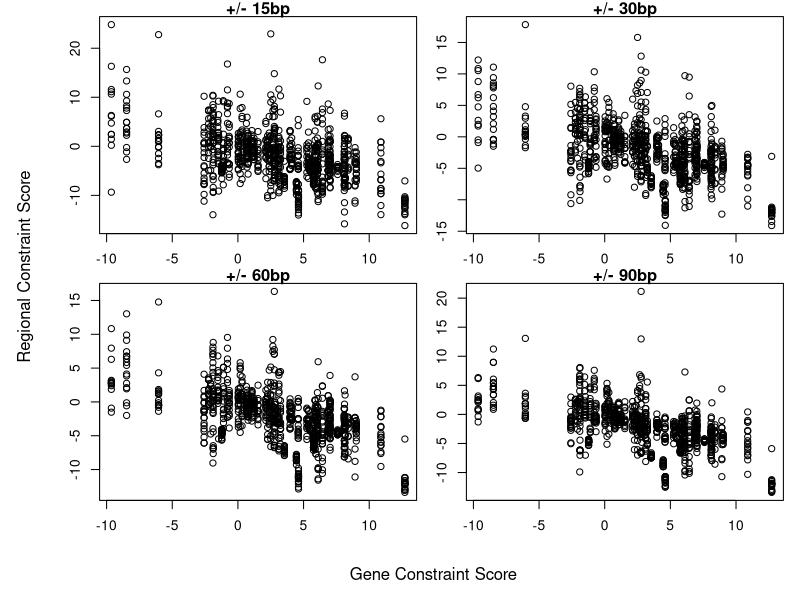
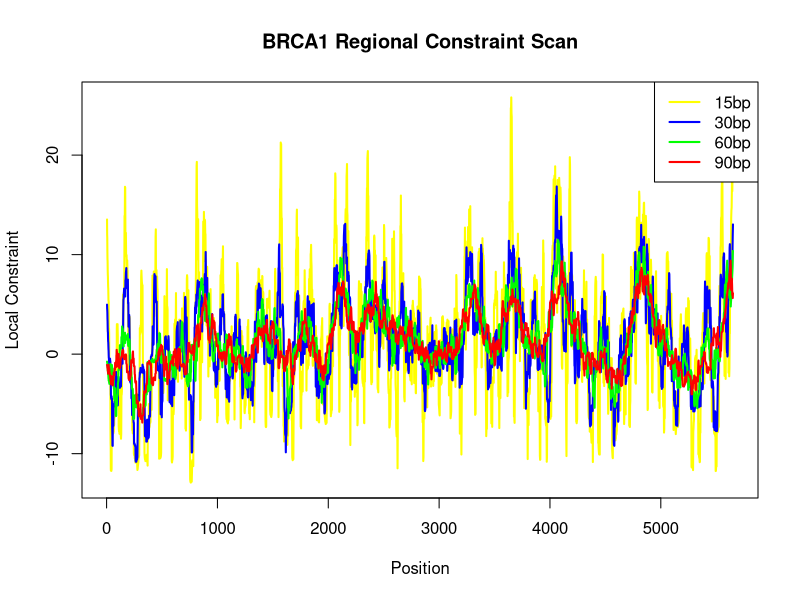
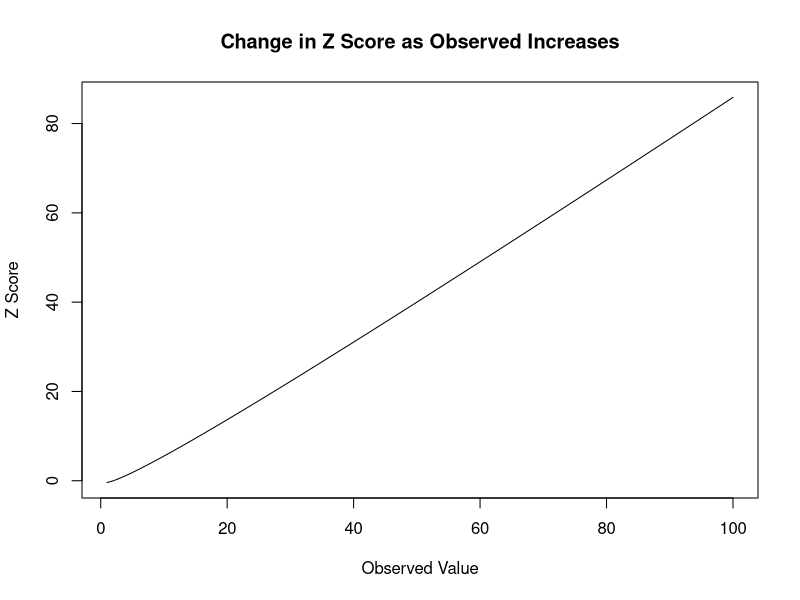

Here is the R script that generated these plots, in order:
#Function that calculates the constraint score
constraint.function <- function(obs,exp,adjustment)
  {
  #Calculate Z score
  numerator <- as.numeric(obs)-as.numeric(exp)
  denominator <- sqrt(as.numeric(exp))
  constraint <- numerator/denominator
  
  #Adjust using gene wide adjustment factor
  constraint <- constraint*as.numeric(adjustment)
  
  return(constraint)
  }

#Function to normalise a observed or expected frequency
normalise.function <- function(value,range,whole)
  {
  normalisation <- as.numeric(whole)/as.numeric(range)
  newvalue <- as.numeric(value)*normalisation
  return(newvalue)
  }

#Function that processes variant constraint scores 
variants.processing.function <- function(variant,genedetails)
  {
  #Retrieve the details about the gene
  wholegenesize <- genedetails[variant['Gene'],'Size']
  adjustment <- genedetails[variant['Gene'],'Adjustment']
  constraint.gene <- genedetails[variant['Gene'],'Constraint']
  
  constraint.region.raw <- constraint.function(variant['Region_Observed'],variant['Region_Expected'],adjustment)
  
  constraint.region.normalised <- constraint.function(normalise.function(variant['Region_Observed'],variant['Size'],wholegenesize),normalise.function(variant['Region_Expected'],variant['Size'],wholegenesize),adjustment)
  
  #Compile metrics into vector
  output <- c("Gene_Constraint"=constraint.gene,"Raw_Constraint"=constraint.region.raw,"Normalised_Constraint"=constraint.region.normalised)
  return(output)
  }

#Generate an example of a Z score
examplezscores <- function(value)
  {
  double = value*2
  zscore = value-double/sqrt(double)
  return(zscore)
  }

#Import the list of gene sizes
genedetails <- read.table("GeneDetails.txt", header=TRUE)

#Import the list of variants
variants.data.frame <- read.table("Variants.txt", header=TRUE)

#Calculate constraint metrics both raw and normalised
variants.constraints <- apply(variants.data.frame,1,variants.processing.function,genedetails)
variants.data.frame$Gene_Constraint <- variants.constraints['Gene_Constraint',]
variants.data.frame$Raw_Constraint <- variants.constraints['Raw_Constraint',]
variants.data.frame$Normalised_Constraint <- variants.constraints['Normalised_Constraint',]

#Calculate correlations between gene constraint and regional constraint
window.15bp.correlation <- cor(variants.data.frame[,'Gene_Constraint'][variants.data.frame['Type'] == 'V15bp'],variants.data.frame[,'Raw_Constraint'][variants.data.frame['Type'] == 'V15bp'])
window.30bp.correlation <- cor(variants.data.frame[,'Gene_Constraint'][variants.data.frame['Type'] == 'V30bp'],variants.data.frame[,'Raw_Constraint'][variants.data.frame['Type'] == 'V30bp'])
window.60bp.correlation <- cor(variants.data.frame[,'Gene_Constraint'][variants.data.frame['Type'] == 'V60bp'],variants.data.frame[,'Raw_Constraint'][variants.data.frame['Type'] == 'V60bp'])
window.90bp.correlation <- cor(variants.data.frame[,'Gene_Constraint'][variants.data.frame['Type'] == 'V90bp'],variants.data.frame[,'Raw_Constraint'][variants.data.frame['Type'] == 'V90bp'])

#Draw plot of local constraints at different window sizes
png("variantslocalconstraints.png",width=720,height=720)
par(mfrow=c(2,2))
par(oma=c(4,4,0,0)) 
par(mar=c(2,2,1,1))
plot(variants.data.frame[,'Gene_Constraint'][variants.data.frame['Type'] == 'V15bp'],variants.data.frame[,'Normalised_Constraint'][variants.data.frame['Type'] == 'V15bp'],xlab='',ylab='',main="+/- 15bp")
plot(variants.data.frame[,'Gene_Constraint'][variants.data.frame['Type'] == 'V30bp'],variants.data.frame[,'Normalised_Constraint'][variants.data.frame['Type'] == 'V30bp'],xlab='',ylab='',main="+/- 30bp")
plot(variants.data.frame[,'Gene_Constraint'][variants.data.frame['Type'] == 'V60bp'],variants.data.frame[,'Normalised_Constraint'][variants.data.frame['Type'] == 'V60bp'],xlab='',ylab='',main="+/- 60bp")
plot(variants.data.frame[,'Gene_Constraint'][variants.data.frame['Type'] == 'V90bp'],variants.data.frame[,'Normalised_Constraint'][variants.data.frame['Type'] == 'V90bp'],xlab='',ylab='',main="+/- 90bp")
mtext('Gene Constraint Score',side = 1, outer = TRUE, line = 2)
mtext('Regional Constraint Score',side = 2, outer = TRUE, line = 2)
dev.off()

#Draw gene scan plot of BRCA1
png("brca1scan.png",width=1080,height=720)
plot(
  variants.data.frame[,'Position']
  [variants.data.frame['Type'] == 'S15bp' & variants.data.frame['Gene'] == 'BRCA1']
  ,variants.data.frame[,'Normalised_Constraint']
  [variants.data.frame['Type'] == 'S15bp' & variants.data.frame['Gene'] == 'BRCA1']
  ,type='l'
  ,xlab='Position'
  ,ylab='Local Constraint'
  ,main='BRCA1 Regional Constraint Scan'
  ,lwd=2,col="yellow"
  )
lines(
  variants.data.frame[,'Position']
  [variants.data.frame['Type'] == 'S30bp' & variants.data.frame['Gene'] == 'BRCA1']
  ,variants.data.frame[,'Normalised_Constraint']
  [variants.data.frame['Type'] == 'S30bp' & variants.data.frame['Gene'] == 'BRCA1']
  ,lwd=2,col="blue"
)
lines(
  variants.data.frame[,'Position']
  [variants.data.frame['Type'] == 'S60bp' & variants.data.frame['Gene'] == 'BRCA1']
  ,variants.data.frame[,'Normalised_Constraint']
  [variants.data.frame['Type'] == 'S60bp' & variants.data.frame['Gene'] == 'BRCA1']
  ,lwd=2,col="green"
)
lines(
  variants.data.frame[,'Position']
  [variants.data.frame['Type'] == 'S90bp' & variants.data.frame['Gene'] == 'BRCA1']
  ,variants.data.frame[,'Normalised_Constraint']
  [variants.data.frame['Type'] == 'S90bp' & variants.data.frame['Gene'] == 'BRCA1']
  ,lwd=2,col="red"
)
legend(legend=c("15bp","30bp","60bp","90bp"),col=c("yellow","blue","green","red"),lwd=c("2","2","2","2"),lty=c(1,1,1,1),"topright")
dev.off()

#Make the plot of Z score examples
size = 100
zexamples <- data.frame(row.names=c(1:size))
zexamples$values <- c(1:size)
zscores <- apply(zexamples,1,examplezscores)
zexamples$zscore <- zscores
zexamples

png("zexamples.png",width=720,height=720)
plot(
  zexamples[,'values']
  ,zexamples[,'zscore']
  ,type='l'
  ,xlab='Observed Value'
  ,ylab='Z Score'
  ,main='Change in Z Score as Observed Increases'
)
dev.off()
